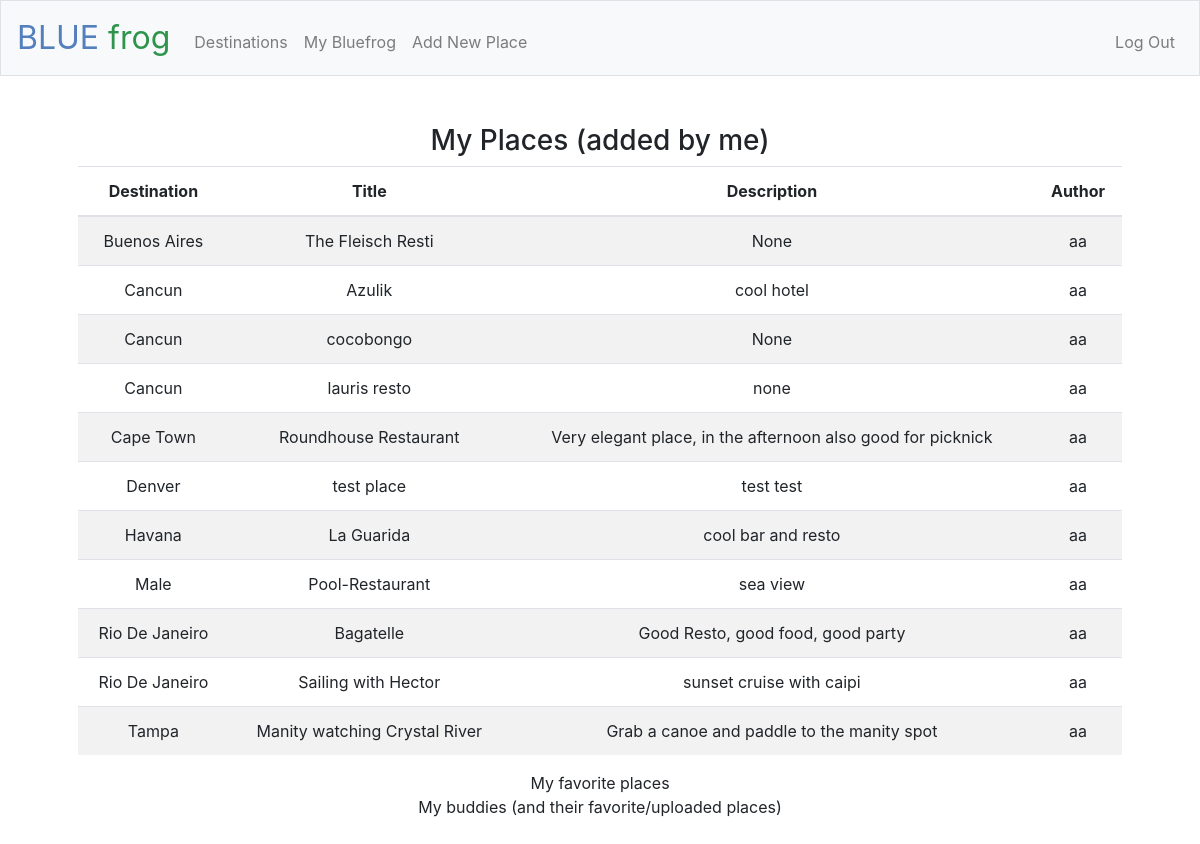
Page /mybluefrog (signed in) on the earlier database version.
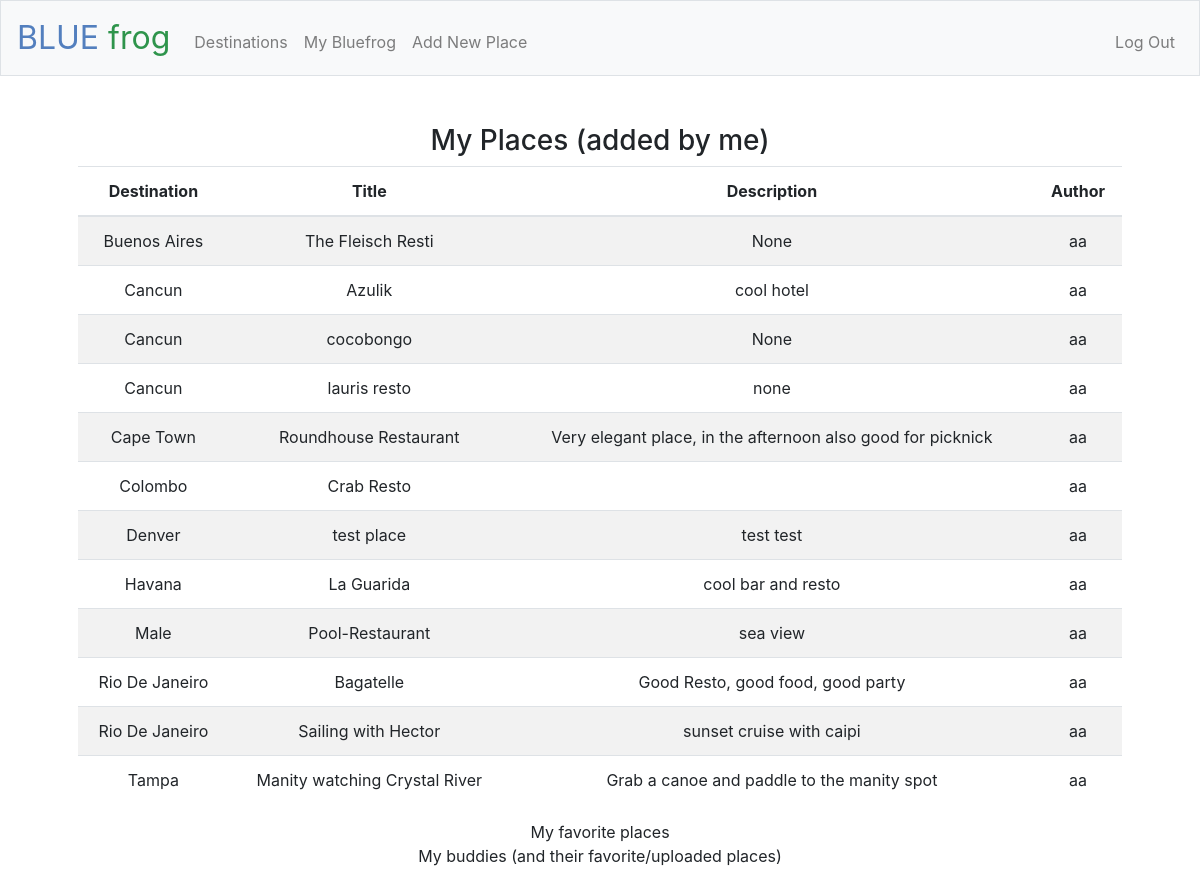
Same page on the later database version.
### tables this page shows
CREATE TABLE places (id INTEGER PRIMARY KEY AUTOINCREMENT NOT NULL, title TEXT NOT NULL, dest_id INTEGER NOT NULL, url TEXT, email TEXT, phone TEXT, description TEXT, public BOOLEAN, 'timestamp' TIMESTAMP DEFAULT CURRENT_TIMESTAMP NOT NULL, FOREIGN KEY(dest_id) REFERENCES destinations(id));

CREATE TABLE "destinations" (
	"id"	INTEGER NOT NULL,
	"destination"	TEXT,
	"iata"	TEXT NOT NULL,
	PRIMARY KEY("id" AUTOINCREMENT)
);

CREATE TABLE users (id INTEGER PRIMARY KEY AUTOINCREMENT NOT NULL, name TEXT NOT NULL, email TEXT NOT NULL, hash TEXT NOT NULL);

### app.py (the view)
@app.route("/mybluefrog")
def mybluefrog():
    user_id = session["user_id"]
    myPlaces = db.execute("SELECT destination, title, description, name FROM places JOIN authors ON places.id = authors.place_id JOIN destinations ON destinations.id = places.dest_id JOIN users ON users.id = authors.user_id WHERE authors.user_id = :user_id ORDER BY destination, title", user_id = user_id)
    print(myPlaces)
    return render_template("mybluefrog.html", myPlaces = myPlaces)

### app.py (called while the page is built)
@app.after_request
def after_request(response):
    response.headers["Cache-Control"] = "no-cache, no-store, must-revalidate"
    response.headers["Expires"] = 0
    response.headers["Pragma"] = "no-cache"
    return response

### templates/mybluefrog.html (shortened to what this page needs)
{% extends "layout.html" %}
{% block main %}
<div>
  <h3> My Places (added by me)</h3>
  <table class="table table-striped">
    <thead>
      <tr>
        <th scope="col">Destination</th>
        <th scope="col">Title</th>
        <th scope="col">Description</th>
        <th scope="col">Author</th>
      </tr>
    </thead>
  <tbody>
    {% for place in myPlaces %}
    <tr>
      <td> {{ place["destination"] }}</td>
      <td> {{ place["title"] }}</td>
      <td> {{ place["description"] }}</td>
      <td>{{ place["name"] }}</td>
    </tr>
    {% endfor %}
  </tbody>
  </table>
</div>
<div>
  My favorite places
</div>
<div>
  My buddies (and their favorite/uploaded places)
</div>
{% endblock %}

Differences in the rows shown:
added places: destination "Colombo", title "Crab Resto", name "aa"
